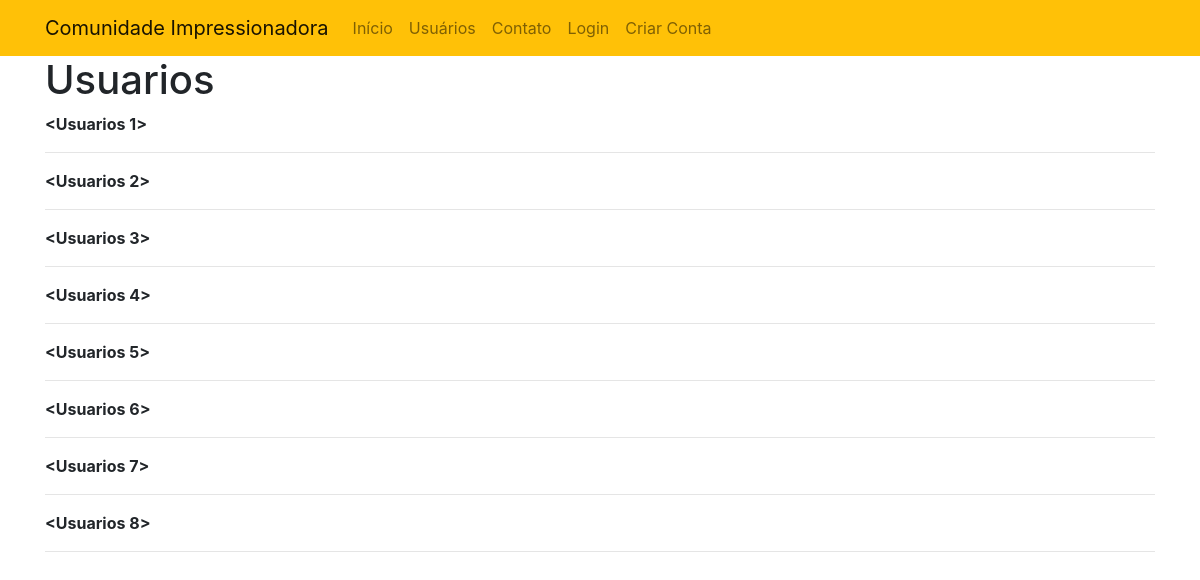
The page /usuarios on the database as committed earlier.
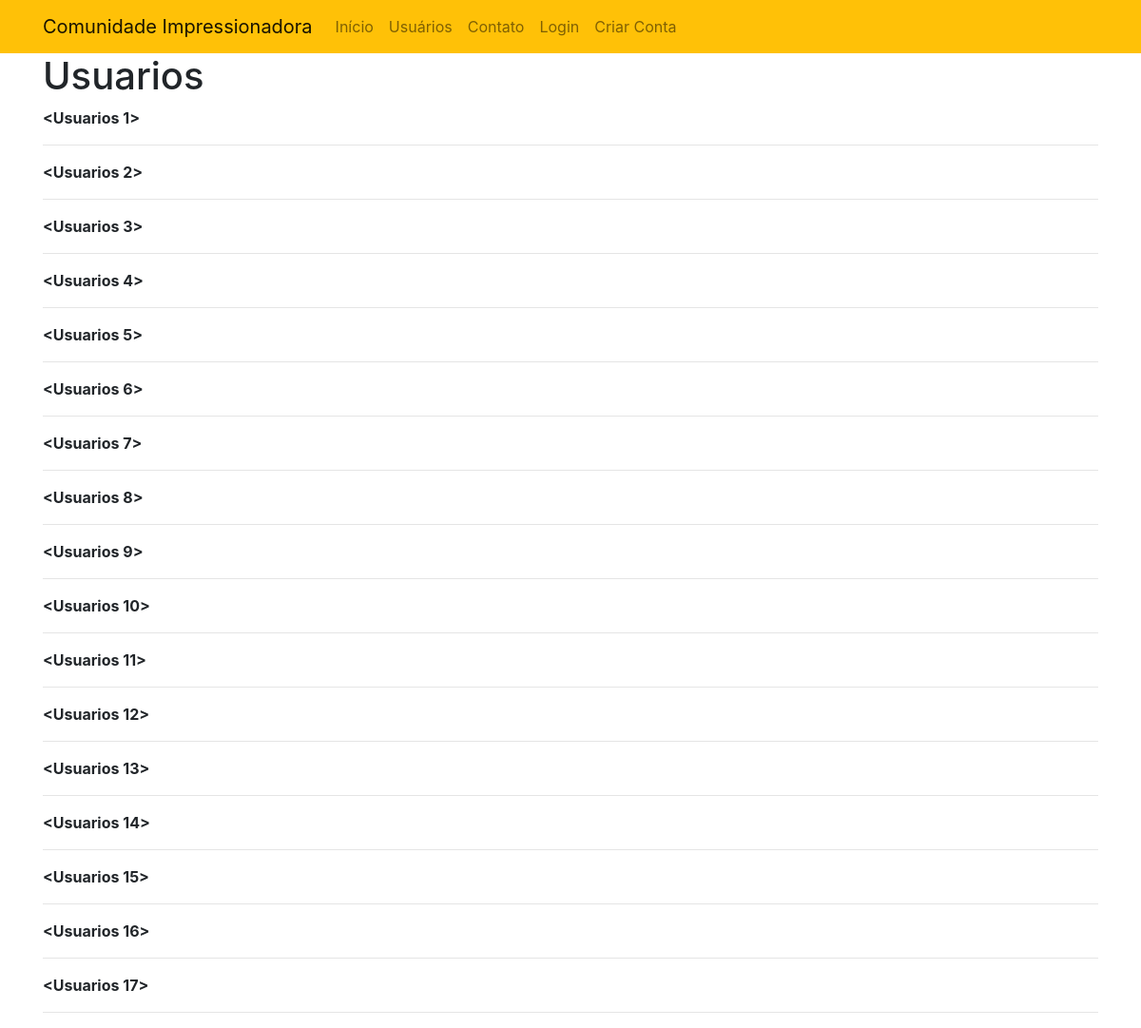
The same page on the database as committed later.
### comunidadeimpressionadora/models.py (models this page shows)
class Usuarios(database.Model, UserMixin):
    id = database.Column(database.Integer, primary_key=True)
    username = database.Column(database.String, nullable=False)
    email = database.Column(database.String, nullable=False, unique=True)
    senha = database.Column(database.String(80), nullable=False)
    foto_perfil = database.Column(database.String, default='default.jpg')
    posts = database.relationship('Post', backref='autor', lazy=True)
    cursos = database.Column(database.String, nullable=False, default='Não Informado')

### comunidadeimpressionadora/routes.py (the view)
@app.route('/usuarios')  # página de usuários
def usuarios():  # o primeiro parâmetro (lista_usuarios) vai para a página HTML
    lista_usuarios = Usuarios.query.all()
    return render_template('usuarios.html', lista_usuarios=lista_usuarios)  # o segundo é a variável da lista

### comunidadeimpressionadora/templates/usuarios.html
{% extends 'base.html' %}
{% block body %}
        <div class="container" >
             <h1>Usuarios</h1>
            {% for usuario in lista_usuarios %}
                 <strong>  {{ usuario }} </strong>
                 <hr>
            {% endfor %}
        </div>
{% endblock %}

### comunidadeimpressionadora/templates/base.html (shortened to what this page needs)
<!DOCTYPE html>
<html lang="pt-br">
<head>
    <link rel="stylesheet" href="{{ url_for('static', filename='style.css') }}">
    <link rel="stylesheet" href="https://stackpath.bootstrapcdn.com/bootstrap/4.1.3/css/bootstrap.min.css">
</head>
<body>
    {% include 'navbar.html' %}
    {% block body %}
    {% endblock %}
</body>
</html>

### comunidadeimpressionadora/templates/navbar.html
<nav class="navbar navbar-expand-lg navbar-light bg-warning">
  <div class="container-fluid container">
    <a class="navbar-brand" href="{{ url_for('home') }}">Comunidade Impressionadora</a>
    <div class="collapse navbar-collapse" id="navbarSupportedContent">
      <ul class="navbar-nav me-auto mb-2 mb-lg-0">
        <li class="nav-item">
          <a class="nav-link" aria-current="page" href="{{ url_for('home') }}">Início</a>
        </li>
        <li class="nav-item">
          <a class="nav-link" href="{{ url_for('usuarios') }}">Usuários</a>
        </li>
        <li class="nav-item">
          <a class="nav-link" href="{{ url_for('contato') }}">Contato</a>
        </li>
      </ul>
      <ul class="d-flex navbar-nav mr-0">
        <li class="nav-item">
          <a class="nav-link" href="{{ url_for('login') }}">Login</a>
        </li>
        <li class="nav-item">
          <a class="nav-link" href="{{ url_for('criarConta') }}">Criar Conta</a>
        </li>
      </ul>
    </div>
  </div>
</nav>

Rows that differ between the two databases and show on the page:
added Usuarios: usuario "<Usuarios 9>"
added Usuarios: usuario "<Usuarios 10>"
added Usuarios: usuario "<Usuarios 11>"
added Usuarios: usuario "<Usuarios 12>"
added Usuarios: usuario "<Usuarios 13>"
added Usuarios: usuario "<Usuarios 14>"
added Usuarios: usuario "<Usuarios 15>"
added Usuarios: usuario "<Usuarios 16>"
added Usuarios: usuario "<Usuarios 17>"
